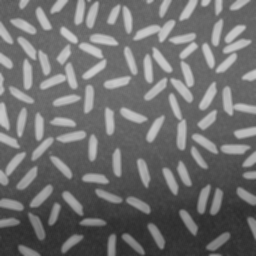
#> input picture Assignment_1/rice.png, 256 x 256 px
$ jupyter execute sobel_edge.ipynb   (older library calls are emulated)
#> lines starting #> are read from the running program, lines starting #| are printed output that depends on the picture; after the words box and inside, x2 and y2 are one past the last pixel; in counts of white or black regions, pixels touching at a corner belong together
[cell 1]
# Student Name: Nayem Alam
# Student ID:   260743549
# Assignment    1

import numpy as np
import cv2
import matplotlib.pyplot as plt
import skimage
from skimage import data, io, filters
import math

# --- Part 2.1: Q. 1 ---
rice_img = "./rice.png"

# blur and grayscale before thresholding
img = cv2.imread(rice_img)
#> img is the input picture: shape (256, 256, 3); min 44, max 204, mean 111.2
rice_gray = cv2.cvtColor(img, cv2.COLOR_BGR2GRAY)

# set threshold
THRESH_150 = 150
THRESH_200 = 200

# filter image using 5x5 Gaussian
img_gaussian = cv2.GaussianBlur(img, (5,5), math.sqrt(2))

# box filter image using 5x5
img_box = cv2.blur(img,(5,5))

# sharpen images
g_details = cv2.subtract(img, img_gaussian)
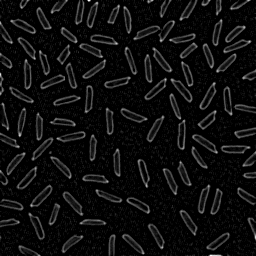
#> g_details: shape (256, 256, 3); min 0, max 31, mean 1.7; drawn with min black and max white
b_details = cv2.subtract(img, img_box)
g_sharpened = cv2.add(img, g_details)
b_sharpened = cv2.add(img, b_details)

# Apply threshold of 150
retval, t = cv2.threshold(rice_gray, THRESH_150, 255, cv2.THRESH_BINARY)
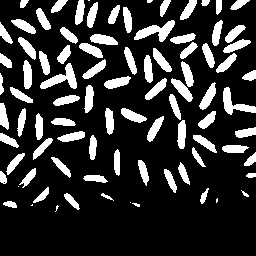
#> t: shape (256, 256); 19.7% white; 89 white regions (8 under 20 px), largest, box (x1, y1, x2, y2) and area: (134, 20, 175, 42) 397, (40, 63, 77, 89) 389, (223, 87, 256, 115) 348
#> retval = 150
retval2, t2 = cv2.threshold(g_sharpened, THRESH_150, 255, cv2.THRESH_BINARY)
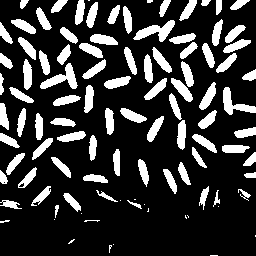
#> t2: shape (256, 256, 3); 21% white; 102 white regions (18 under 20 px), largest, box (x1, y1, x2, y2) and area: (133, 20, 175, 42) 402, (40, 63, 78, 89) 395, (223, 87, 256, 115) 357
#> retval2 = 150
retval3, t3 = cv2.threshold(b_sharpened, THRESH_150, 255, cv2.THRESH_BINARY)
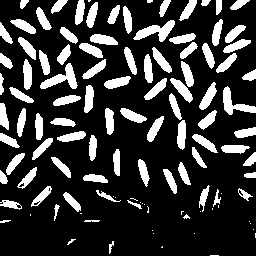
#> t3: shape (256, 256, 3); 21.5% white; 114 white regions (26 under 20 px), largest, box (x1, y1, x2, y2) and area: (133, 20, 175, 42) 402, (40, 63, 78, 89) 397, (223, 86, 256, 115) 359
#> retval3 = 150

# Apply threshold of 200
retval4, thresh2 = cv2.threshold(rice_gray, THRESH_200, 255, cv2.THRESH_BINARY)
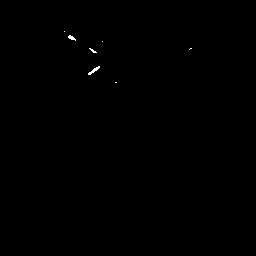
#> thresh2: shape (256, 256); 0.13% white in thin lines or dots, all inside (x1, y1, x2, y2) = (64, 31, 192, 83)
#> retval4 = 200
retval5, thresh3 = cv2.threshold(g_sharpened, THRESH_200, 255, cv2.THRESH_BINARY)
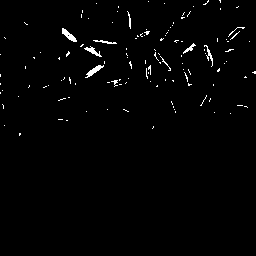
#> thresh3: shape (256, 256, 3); 1.4% white in thin lines or dots, all inside (x1, y1, x2, y2) = (0, 0, 256, 136)
#> retval5 = 200
retval6, thresh4 = cv2.threshold(b_sharpened, THRESH_200, 255, cv2.THRESH_BINARY)
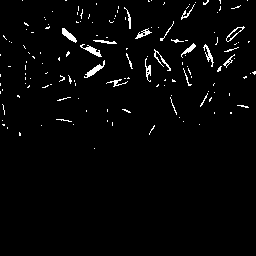
#> thresh4: shape (256, 256, 3); 2.5% white in thin lines or dots, all inside (x1, y1, x2, y2) = (0, 0, 256, 149)
#> retval6 = 200

# Sobel Edge

# THRESH = 150

# Original
s_edgex = cv2.Sobel(t, cv2.CV_64F,1,0,ksize=3)
s_edgey = cv2.Sobel(t, cv2.CV_64F,0,1,ksize=3)
s_edge150 = s_edgex + s_edgey

# Gaussian Sharpened
s_edge_gsharpenedx = cv2.Sobel(t2, cv2.CV_64F,1,0,ksize=3)
s_edge_gsharpenedy = cv2.Sobel(t2, cv2.CV_64F,0,1,ksize=3)
s_edge_gsharpened = s_edge_gsharpenedx + s_edge_gsharpenedy

# Box Sharpened
s_edge_bsharpenedx = cv2.Sobel(t3, cv2.CV_64F,1,0,ksize=3)
s_edge_bsharpenedy = cv2.Sobel(t3, cv2.CV_64F,0,1,ksize=3)
s_edge_bsharpened = s_edge_bsharpenedx + s_edge_bsharpenedy
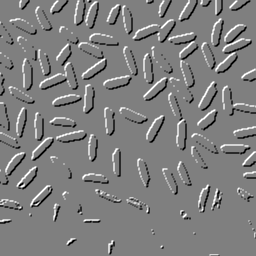
#> s_edge_bsharpened: shape (256, 256, 3) float64; min -1530, max 1530, mean -3.7; drawn with min black and max white

# THRESH = 200

# Original
s_edgex1 = cv2.Sobel(thresh2, cv2.CV_64F,1,0,ksize=3)
s_edgey1 = cv2.Sobel(thresh2, cv2.CV_64F,0,1,ksize=3)
s_edge200 = s_edgex1 + s_edgey1

# Gaussian Sharpened
s_edge_gsharpenedx1 = cv2.Sobel(thresh3, cv2.CV_64F,1,0,ksize=3)
s_edge_gsharpenedy1 = cv2.Sobel(thresh3, cv2.CV_64F,0,1,ksize=3)
s_edge_gsharpened200 = s_edge_gsharpenedx1 + s_edge_gsharpenedy1

# Box Sharpened
s_edge_bsharpenedx1 = cv2.Sobel(thresh4, cv2.CV_64F,1,0,ksize=3)
s_edge_bsharpenedy1 = cv2.Sobel(thresh4, cv2.CV_64F,0,1,ksize=3)
s_edge_bsharpened200 = s_edge_bsharpenedx1 + s_edge_bsharpenedy1
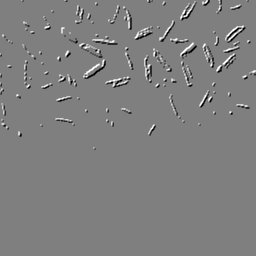
#> s_edge_bsharpened200: shape (256, 256, 3) float64; min -1530, max 1530, mean -0.3; drawn with min black and max white


# plot
plt.figure(figsize=(20, 20))

plt.subplot(131), plt.imshow(img, cmap="gray")
plt.title("Original Rice"), plt.xticks([]), plt.yticks([])
plt.subplot(132), plt.imshow(s_edge150, cmap="gray")
plt.title("Sobel Original Rice (150 Threshold)"), plt.xticks([]), plt.yticks([])
plt.subplot(133), plt.imshow(s_edge200, cmap="gray")
plt.title("Sobel Original Rice (200 Threshold)"), plt.xticks([]), plt.yticks([])


plt.figure(figsize=(13, 13))
plt.subplot(121), plt.imshow(s_edge_bsharpened, cmap="gray")
plt.title("Sobel on Sharpened Box (150 Threshold)"), plt.xticks([]), plt.yticks([])
plt.subplot(122), plt.imshow(s_edge_gsharpened, cmap="gray")
plt.title("Sobel on Sharpened Gaussian (150 Threshold)"), plt.xticks([]), plt.yticks([])

plt.figure(figsize=(13, 13))
plt.subplot(121), plt.imshow(s_edge_bsharpened200, cmap="gray")
plt.title("Sobel on Sharpened Box (200 Threshold)"), plt.xticks([]), plt.yticks([])
plt.subplot(122), plt.imshow(s_edge_gsharpened200, cmap="gray")
plt.title("Sobel on Sharpened Gaussian (200 Threshold)"), plt.xticks([]), plt.yticks([])

plt.show()
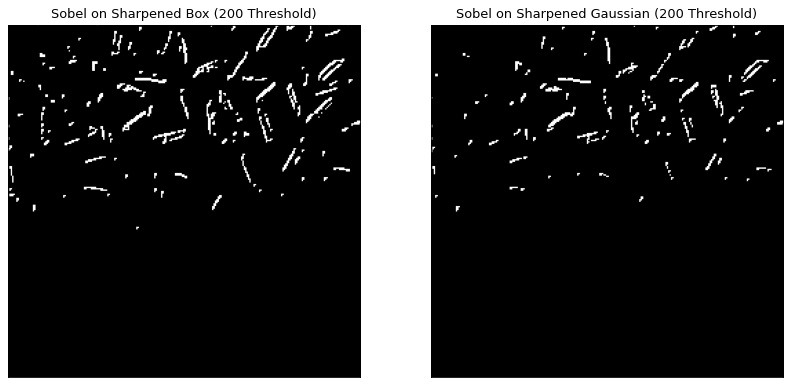
#> figure drawn by matplotlib, 2 panels

print("Simply using edge detection is not enough to detect all object edges. \nIf we sharpen prior to using edge, then we can see more edges and notice: box filter is superior.")

# --- END of Part 2.1: Q. 1 ---
